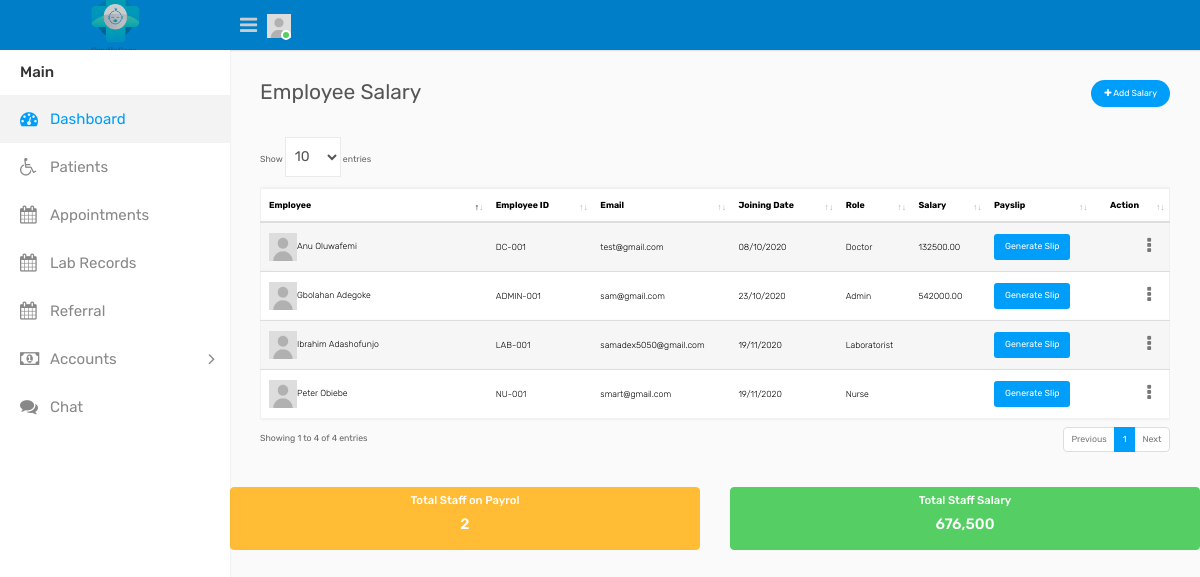
The page /salary.php on the database its author committed.
### tables this page shows
CREATE TABLE `staff` (
  `id` int(11) NOT NULL,
  `firstname` varchar(100) NOT NULL,
  `lastname` varchar(100) NOT NULL,
  `staff_id` varchar(100) NOT NULL,
  `email` varchar(100) NOT NULL,
  `password` varchar(50) NOT NULL,
  `usertype_id` int(3) NOT NULL,
  `job_role` varchar(100) NOT NULL,
  `dob` varchar(50) NOT NULL,
  `gender` varchar(10) NOT NULL,
  `address` text NOT NULL,
  `city` varchar(100) NOT NULL,
  `state` varchar(100) NOT NULL,
  `phone` varchar(20) NOT NULL,
  `passport` varchar(250) NOT NULL,
  `short_bio` text NOT NULL,
  `status` varchar(100) NOT NULL,
  `salary` varchar(20) NOT NULL,
  `date_created` varchar(50) NOT NULL,
  `join_date` varchar(100) NOT NULL,
  `date_updated` varchar(50) NOT NULL
);

### salary.php (the view, shortened to what this page needs)
<?php
include('connection.php');
$sql = "SELECT * FROM staff";
$run = mysqli_query($connect,$sql);
$rows = mysqli_fetch_all($run, MYSQLI_ASSOC);
$sql1 = "SELECT * FROM salary";
$run1 = mysqli_query($connect,$sql1);
$sum_staff = mysqli_num_rows($run1);
$sum_salary = 0;
while($exp = mysqli_fetch_assoc($run1))
{
	$sum_salary += (int)$exp['net_salary'];
}
?>
<!DOCTYPE html>
<html lang="en">
<head>
    <link rel="stylesheet" type="text/css" href="assets/css/bootstrap.min.css">
    <link rel="stylesheet" type="text/css" href="assets/css/font-awesome.min.css">
    <link rel="stylesheet" type="text/css" href="assets/css/dataTables.bootstrap4.min.css">
    <link rel="stylesheet" type="text/css" href="assets/css/select2.min.css">
    <link rel="stylesheet" type="text/css" href="assets/css/bootstrap-datetimepicker.min.css">
    <link rel="stylesheet" type="text/css" href="assets/css/style.css">
</head>
<body>
    <div class="main-wrapper">
      <?php include('header.php')?>
        <div class="page-wrapper">
            <div class="content">
                <div class="row">
                    <div class="col-sm-4 col-5">
                        <h4 class="page-title">Employee Salary</h4>
                    </div>
                    <div class="col-sm-8 col-7 text-right m-b-30">
                        <a href="add-salary.php" class="btn btn-primary btn-rounded float-right"><i class="fa fa-plus"></i> Add Salary</a>
                    </div>
                </div>
                <div class="row">
                    <div class="col-md-12">
                        <div class="table-responsive">
                            <table class="table table-striped custom-table datatable">
                                <thead>
                                    <tr>
                                        <th style="width:25%;">Employee</th>
                                        <th>Employee ID</th>
                                        <th>Email</th>
                                        <th>Joining Date</th>
                                        <th>Role</th>
                                        <th>Salary</th>
                                        <th>Payslip</th>
                                        <th class="text-right">Action</th>
                                    </tr>
                                </thead>
                                <tbody>
								<?php foreach ($rows as $row): ?>
                                    <tr>
                                        <td>
											<img class="rounded-circle" src="assets/img/user.jpg" height="28" width="28" alt=""><?php echo $row['firstname']." ".$row['lastname']?>
                                        </td>
                                        <td><?php echo $row['staff_id']?></td>
                                        <td><?php echo $row['email']?></td>
                                        <td><?php echo $row['join_date']?></td>
                                        <td>
                                           <?php echo $row['job_role']?>
                                        </td>
                                        <td><?php echo $row['salary']?></td>
                                        <td><a class="btn btn-sm btn-primary" href="salary-view.php?staff_id=<?php echo $row['staff_id'] ?>">Generate Slip</a></td>
                                        <td class="text-right">
                                            <div class="dropdown dropdown-action">
                                                <a href="#" class="action-icon dropdown-toggle" data-toggle="dropdown" aria-expanded="false"><i class="fa fa-ellipsis-v"></i></a>
                                            </div>
                                        </td>
                                    </tr>
									<?php endforeach?>
                                </tbody>
                            </table>
                        </div>
                    </div>
                </div>
            </div>
			<div class="row">
					<div class="col-sm-6">
						<label href="#" class="btn btn-warning btn-block"> <h4 >Total Staff on Payrol</h4><h3 ><?php echo number_format($sum_staff);?></h3></label>
					</div>
					<div class="col-sm-6">
						<label href="#" class="btn btn-success btn-block"> <h4>Total Staff Salary</h4><h3 ><?php echo number_format($sum_salary);?></h3> </label>
					</div>
			</div>
        </div>
    </div>
</body>
</html>

### rows shown on the page
staff: firstname "Gbolahan", lastname "Adegoke", staff "ADMIN-001", email "sam@gmail.com", join_date "23/10/2020", job_role "Admin", salary "542000.00"
staff: firstname "Anu", lastname "Oluwafemi", staff "DC-001", email "test@gmail.com", join_date "08/10/2020", job_role "Doctor", salary "132500.00"
staff: firstname "Peter", lastname "Obiebe", staff "NU-001", email "smart@gmail.com", join_date "19/11/2020", job_role "Nurse"
staff: firstname "Ibrahim", lastname "Adashofunjo", staff "LAB-001", email "samadex5050@gmail.com", join_date "19/11/2020", job_role "Laboratorist"

### other values the page prints
$sum_staff "2"
$sum_salary "676,500"
